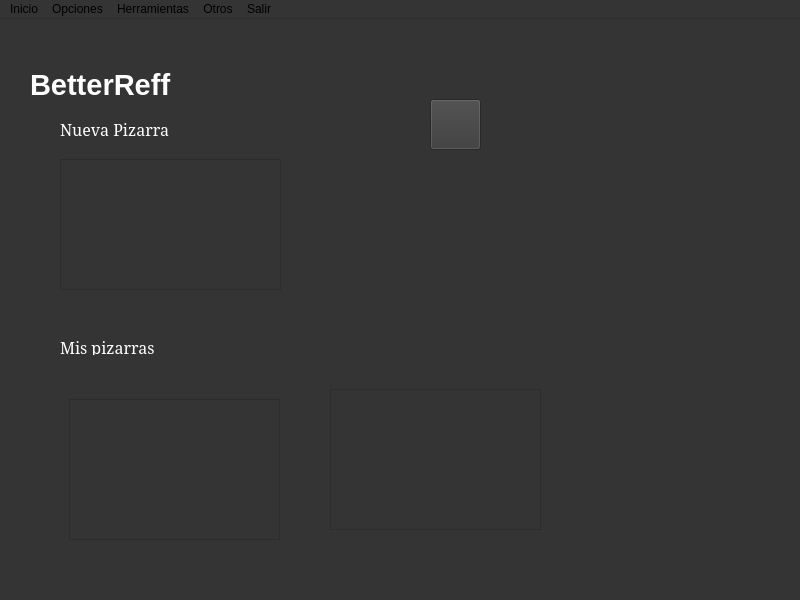
<?xml version="1.0" encoding="UTF-8"?>
<ui version="4.0">
 <class>MainWindow</class>
 <widget class="QMainWindow" name="MainWindow">
  <property name="geometry">
   <rect>
    <x>0</x>
    <y>0</y>
    <width>800</width>
    <height>600</height>
   </rect>
  </property>
  <property name="palette">
   <palette>
    <active>
     <colorrole role="WindowText">
      <brush brushstyle="SolidPattern">
       <color alpha="255">
        <red>255</red>
        <green>255</green>
        <blue>255</blue>
       </color>
      </brush>
     </colorrole>
     <colorrole role="Button">
      <brush brushstyle="SolidPattern">
       <color alpha="255">
        <red>52</red>
        <green>52</green>
        <blue>52</blue>
       </color>
      </brush>
     </colorrole>
     <colorrole role="Light">
      <brush brushstyle="SolidPattern">
       <color alpha="255">
        <red>78</red>
        <green>78</green>
        <blue>78</blue>
       </color>
      </brush>
     </colorrole>
     <colorrole role="Midlight">
      <brush brushstyle="SolidPattern">
       <color alpha="255">
        <red>65</red>
        <green>65</green>
        <blue>65</blue>
       </color>
      </brush>
     </colorrole>
     <colorrole role="Dark">
      <brush brushstyle="SolidPattern">
       <color alpha="255">
        <red>26</red>
        <green>26</green>
        <blue>26</blue>
       </color>
      </brush>
     </colorrole>
     <colorrole role="Mid">
      <brush brushstyle="SolidPattern">
       <color alpha="255">
        <red>35</red>
        <green>35</green>
        <blue>35</blue>
       </color>
      </brush>
     </colorrole>
     <colorrole role="Text">
      <brush brushstyle="SolidPattern">
       <color alpha="255">
        <red>255</red>
        <green>255</green>
        <blue>255</blue>
       </color>
      </brush>
     </colorrole>
     <colorrole role="BrightText">
      <brush brushstyle="SolidPattern">
       <color alpha="255">
        <red>255</red>
        <green>255</green>
        <blue>255</blue>
       </color>
      </brush>
     </colorrole>
     <colorrole role="ButtonText">
      <brush brushstyle="SolidPattern">
       <color alpha="255">
        <red>255</red>
        <green>255</green>
        <blue>255</blue>
       </color>
      </brush>
     </colorrole>
     <colorrole role="Base">
      <brush brushstyle="SolidPattern">
       <color alpha="255">
        <red>0</red>
        <green>0</green>
        <blue>0</blue>
       </color>
      </brush>
     </colorrole>
     <colorrole role="Window">
      <brush brushstyle="SolidPattern">
       <color alpha="255">
        <red>52</red>
        <green>52</green>
        <blue>52</blue>
       </color>
      </brush>
     </colorrole>
     <colorrole role="Shadow">
      <brush brushstyle="SolidPattern">
       <color alpha="255">
        <red>0</red>
        <green>0</green>
        <blue>0</blue>
       </color>
      </brush>
     </colorrole>
     <colorrole role="AlternateBase">
      <brush brushstyle="SolidPattern">
       <color alpha="255">
        <red>26</red>
        <green>26</green>
        <blue>26</blue>
       </color>
      </brush>
     </colorrole>
     <colorrole role="ToolTipBase">
      <brush brushstyle="SolidPattern">
       <color alpha="255">
        <red>255</red>
        <green>255</green>
        <blue>220</blue>
       </color>
      </brush>
     </colorrole>
     <colorrole role="ToolTipText">
      <brush brushstyle="SolidPattern">
       <color alpha="255">
        <red>0</red>
        <green>0</green>
        <blue>0</blue>
       </color>
      </brush>
     </colorrole>
     <colorrole role="PlaceholderText">
      <brush brushstyle="SolidPattern">
       <color alpha="127">
        <red>255</red>
        <green>255</green>
        <blue>255</blue>
       </color>
      </brush>
     </colorrole>
     <colorrole role="Accent">
      <brush brushstyle="SolidPattern">
       <color alpha="255">
        <red>0</red>
        <green>0</green>
        <blue>0</blue>
       </color>
      </brush>
     </colorrole>
    </active>
    <inactive>
     <colorrole role="WindowText">
      <brush brushstyle="SolidPattern">
       <color alpha="255">
        <red>255</red>
        <green>255</green>
        <blue>255</blue>
       </color>
      </brush>
     </colorrole>
     <colorrole role="Button">
      <brush brushstyle="SolidPattern">
       <color alpha="255">
        <red>52</red>
        <green>52</green>
        <blue>52</blue>
       </color>
      </brush>
     </colorrole>
     <colorrole role="Light">
      <brush brushstyle="SolidPattern">
       <color alpha="255">
        <red>78</red>
        <green>78</green>
        <blue>78</blue>
       </color>
      </brush>
     </colorrole>
     <colorrole role="Midlight">
      <brush brushstyle="SolidPattern">
       <color alpha="255">
        <red>65</red>
        <green>65</green>
        <blue>65</blue>
       </color>
      </brush>
     </colorrole>
     <colorrole role="Dark">
      <brush brushstyle="SolidPattern">
       <color alpha="255">
        <red>26</red>
        <green>26</green>
        <blue>26</blue>
       </color>
      </brush>
     </colorrole>
     <colorrole role="Mid">
      <brush brushstyle="SolidPattern">
       <color alpha="255">
        <red>35</red>
        <green>35</green>
        <blue>35</blue>
       </color>
      </brush>
     </colorrole>
     <colorrole role="Text">
      <brush brushstyle="SolidPattern">
       <color alpha="255">
        <red>255</red>
        <green>255</green>
        <blue>255</blue>
       </color>
      </brush>
     </colorrole>
     <colorrole role="BrightText">
      <brush brushstyle="SolidPattern">
       <color alpha="255">
        <red>255</red>
        <green>255</green>
        <blue>255</blue>
       </color>
      </brush>
     </colorrole>
     <colorrole role="ButtonText">
      <brush brushstyle="SolidPattern">
       <color alpha="255">
        <red>255</red>
        <green>255</green>
        <blue>255</blue>
       </color>
      </brush>
     </colorrole>
     <colorrole role="Base">
      <brush brushstyle="SolidPattern">
       <color alpha="255">
        <red>0</red>
        <green>0</green>
        <blue>0</blue>
       </color>
      </brush>
     </colorrole>
     <colorrole role="Window">
      <brush brushstyle="SolidPattern">
       <color alpha="255">
        <red>52</red>
        <green>52</green>
        <blue>52</blue>
       </color>
      </brush>
     </colorrole>
     <colorrole role="Shadow">
      <brush brushstyle="SolidPattern">
       <color alpha="255">
        <red>0</red>
        <green>0</green>
        <blue>0</blue>
       </color>
      </brush>
     </colorrole>
     <colorrole role="AlternateBase">
      <brush brushstyle="SolidPattern">
       <color alpha="255">
        <red>26</red>
        <green>26</green>
        <blue>26</blue>
       </color>
      </brush>
     </colorrole>
     <colorrole role="ToolTipBase">
      <brush brushstyle="SolidPattern">
       <color alpha="255">
        <red>255</red>
        <green>255</green>
        <blue>220</blue>
       </color>
      </brush>
     </colorrole>
     <colorrole role="ToolTipText">
      <brush brushstyle="SolidPattern">
       <color alpha="255">
        <red>0</red>
        <green>0</green>
        <blue>0</blue>
       </color>
      </brush>
     </colorrole>
     <colorrole role="PlaceholderText">
      <brush brushstyle="SolidPattern">
       <color alpha="127">
        <red>255</red>
        <green>255</green>
        <blue>255</blue>
       </color>
      </brush>
     </colorrole>
     <colorrole role="Accent">
      <brush brushstyle="SolidPattern">
       <color alpha="255">
        <red>0</red>
        <green>0</green>
        <blue>0</blue>
       </color>
      </brush>
     </colorrole>
    </inactive>
    <disabled>
     <colorrole role="WindowText">
      <brush brushstyle="SolidPattern">
       <color alpha="255">
        <red>26</red>
        <green>26</green>
        <blue>26</blue>
       </color>
      </brush>
     </colorrole>
     <colorrole role="Button">
      <brush brushstyle="SolidPattern">
       <color alpha="255">
        <red>52</red>
        <green>52</green>
        <blue>52</blue>
       </color>
      </brush>
     </colorrole>
     <colorrole role="Light">
      <brush brushstyle="SolidPattern">
       <color alpha="255">
        <red>78</red>
        <green>78</green>
        <blue>78</blue>
       </color>
      </brush>
     </colorrole>
     <colorrole role="Midlight">
      <brush brushstyle="SolidPattern">
       <color alpha="255">
        <red>65</red>
        <green>65</green>
        <blue>65</blue>
       </color>
      </brush>
     </colorrole>
     <colorrole role="Dark">
      <brush brushstyle="SolidPattern">
       <color alpha="255">
        <red>26</red>
        <green>26</green>
        <blue>26</blue>
       </color>
      </brush>
     </colorrole>
     <colorrole role="Mid">
      <brush brushstyle="SolidPattern">
       <color alpha="255">
        <red>35</red>
        <green>35</green>
        <blue>35</blue>
       </color>
      </brush>
     </colorrole>
     <colorrole role="Text">
      <brush brushstyle="SolidPattern">
       <color alpha="255">
        <red>26</red>
        <green>26</green>
        <blue>26</blue>
       </color>
      </brush>
     </colorrole>
     <colorrole role="BrightText">
      <brush brushstyle="SolidPattern">
       <color alpha="255">
        <red>255</red>
        <green>255</green>
        <blue>255</blue>
       </color>
      </brush>
     </colorrole>
     <colorrole role="ButtonText">
      <brush brushstyle="SolidPattern">
       <color alpha="255">
        <red>26</red>
        <green>26</green>
        <blue>26</blue>
       </color>
      </brush>
     </colorrole>
     <colorrole role="Base">
      <brush brushstyle="SolidPattern">
       <color alpha="255">
        <red>52</red>
        <green>52</green>
        <blue>52</blue>
       </color>
      </brush>
     </colorrole>
     <colorrole role="Window">
      <brush brushstyle="SolidPattern">
       <color alpha="255">
        <red>52</red>
        <green>52</green>
        <blue>52</blue>
       </color>
      </brush>
     </colorrole>
     <colorrole role="Shadow">
      <brush brushstyle="SolidPattern">
       <color alpha="255">
        <red>0</red>
        <green>0</green>
        <blue>0</blue>
       </color>
      </brush>
     </colorrole>
     <colorrole role="AlternateBase">
      <brush brushstyle="SolidPattern">
       <color alpha="255">
        <red>52</red>
        <green>52</green>
        <blue>52</blue>
       </color>
      </brush>
     </colorrole>
     <colorrole role="ToolTipBase">
      <brush brushstyle="SolidPattern">
       <color alpha="255">
        <red>255</red>
        <green>255</green>
        <blue>220</blue>
       </color>
      </brush>
     </colorrole>
     <colorrole role="ToolTipText">
      <brush brushstyle="SolidPattern">
       <color alpha="255">
        <red>0</red>
        <green>0</green>
        <blue>0</blue>
       </color>
      </brush>
     </colorrole>
     <colorrole role="PlaceholderText">
      <brush brushstyle="SolidPattern">
       <color alpha="127">
        <red>26</red>
        <green>26</green>
        <blue>26</blue>
       </color>
      </brush>
     </colorrole>
     <colorrole role="Accent">
      <brush brushstyle="SolidPattern">
       <color alpha="255">
        <red>37</red>
        <green>37</green>
        <blue>37</blue>
       </color>
      </brush>
     </colorrole>
    </disabled>
   </palette>
  </property>
  <property name="windowTitle">
   <string>MainWindow</string>
  </property>
  <property name="windowOpacity">
   <double>1.000000000000000</double>
  </property>
  <widget class="QWidget" name="centralwidget">
   <property name="palette">
    <palette>
     <active>
      <colorrole role="WindowText">
       <brush brushstyle="SolidPattern">
        <color alpha="255">
         <red>255</red>
         <green>255</green>
         <blue>255</blue>
        </color>
       </brush>
      </colorrole>
      <colorrole role="Button">
       <brush brushstyle="SolidPattern">
        <color alpha="255">
         <red>58</red>
         <green>58</green>
         <blue>58</blue>
        </color>
       </brush>
      </colorrole>
      <colorrole role="Light">
       <brush brushstyle="SolidPattern">
        <color alpha="255">
         <red>87</red>
         <green>87</green>
         <blue>87</blue>
        </color>
       </brush>
      </colorrole>
      <colorrole role="Midlight">
       <brush brushstyle="SolidPattern">
        <color alpha="255">
         <red>72</red>
         <green>72</green>
         <blue>72</blue>
        </color>
       </brush>
      </colorrole>
      <colorrole role="Dark">
       <brush brushstyle="SolidPattern">
        <color alpha="255">
         <red>29</red>
         <green>29</green>
         <blue>29</blue>
        </color>
       </brush>
      </colorrole>
      <colorrole role="Mid">
       <brush brushstyle="SolidPattern">
        <color alpha="255">
         <red>39</red>
         <green>39</green>
         <blue>39</blue>
        </color>
       </brush>
      </colorrole>
      <colorrole role="Text">
       <brush brushstyle="SolidPattern">
        <color alpha="255">
         <red>255</red>
         <green>255</green>
         <blue>255</blue>
        </color>
       </brush>
      </colorrole>
      <colorrole role="BrightText">
       <brush brushstyle="SolidPattern">
        <color alpha="255">
         <red>255</red>
         <green>255</green>
         <blue>255</blue>
        </color>
       </brush>
      </colorrole>
      <colorrole role="ButtonText">
       <brush brushstyle="SolidPattern">
        <color alpha="255">
         <red>255</red>
         <green>255</green>
         <blue>255</blue>
        </color>
       </brush>
      </colorrole>
      <colorrole role="Base">
       <brush brushstyle="SolidPattern">
        <color alpha="255">
         <red>0</red>
         <green>0</green>
         <blue>0</blue>
        </color>
       </brush>
      </colorrole>
      <colorrole role="Window">
       <brush brushstyle="SolidPattern">
        <color alpha="255">
         <red>58</red>
         <green>58</green>
         <blue>58</blue>
        </color>
       </brush>
      </colorrole>
      <colorrole role="Shadow">
       <brush brushstyle="SolidPattern">
        <color alpha="255">
         <red>0</red>
         <green>0</green>
         <blue>0</blue>
        </color>
       </brush>
      </colorrole>
      <colorrole role="AlternateBase">
       <brush brushstyle="SolidPattern">
        <color alpha="255">
         <red>29</red>
         <green>29</green>
         <blue>29</blue>
        </color>
       </brush>
      </colorrole>
      <colorrole role="ToolTipBase">
       <brush brushstyle="SolidPattern">
        <color alpha="255">
         <red>255</red>
         <green>255</green>
         <blue>220</blue>
        </color>
       </brush>
      </colorrole>
      <colorrole role="ToolTipText">
       <brush brushstyle="SolidPattern">
        <color alpha="255">
         <red>0</red>
         <green>0</green>
         <blue>0</blue>
        </color>
       </brush>
      </colorrole>
      <colorrole role="PlaceholderText">
       <brush brushstyle="SolidPattern">
        <color alpha="127">
         <red>255</red>
         <green>255</green>
         <blue>255</blue>
        </color>
       </brush>
      </colorrole>
      <colorrole role="Accent">
       <brush brushstyle="SolidPattern">
        <color alpha="255">
         <red>0</red>
         <green>0</green>
         <blue>0</blue>
        </color>
       </brush>
      </colorrole>
     </active>
     <inactive>
      <colorrole role="WindowText">
       <brush brushstyle="SolidPattern">
        <color alpha="255">
         <red>255</red>
         <green>255</green>
         <blue>255</blue>
        </color>
       </brush>
      </colorrole>
      <colorrole role="Button">
       <brush brushstyle="SolidPattern">
        <color alpha="255">
         <red>58</red>
         <green>58</green>
         <blue>58</blue>
        </color>
       </brush>
      </colorrole>
      <colorrole role="Light">
       <brush brushstyle="SolidPattern">
        <color alpha="255">
         <red>87</red>
         <green>87</green>
         <blue>87</blue>
        </color>
       </brush>
      </colorrole>
      <colorrole role="Midlight">
       <brush brushstyle="SolidPattern">
        <color alpha="255">
         <red>72</red>
         <green>72</green>
         <blue>72</blue>
        </color>
       </brush>
      </colorrole>
      <colorrole role="Dark">
       <brush brushstyle="SolidPattern">
        <color alpha="255">
         <red>29</red>
         <green>29</green>
         <blue>29</blue>
        </color>
       </brush>
      </colorrole>
      <colorrole role="Mid">
       <brush brushstyle="SolidPattern">
        <color alpha="255">
         <red>39</red>
         <green>39</green>
         <blue>39</blue>
        </color>
       </brush>
      </colorrole>
      <colorrole role="Text">
       <brush brushstyle="SolidPattern">
        <color alpha="255">
         <red>255</red>
         <green>255</green>
         <blue>255</blue>
        </color>
       </brush>
      </colorrole>
      <colorrole role="BrightText">
       <brush brushstyle="SolidPattern">
        <color alpha="255">
         <red>255</red>
         <green>255</green>
         <blue>255</blue>
        </color>
       </brush>
      </colorrole>
      <colorrole role="ButtonText">
       <brush brushstyle="SolidPattern">
        <color alpha="255">
         <red>255</red>
         <green>255</green>
         <blue>255</blue>
        </color>
       </brush>
      </colorrole>
      <colorrole role="Base">
       <brush brushstyle="SolidPattern">
        <color alpha="255">
         <red>0</red>
         <green>0</green>
         <blue>0</blue>
        </color>
       </brush>
      </colorrole>
      <colorrole role="Window">
       <brush brushstyle="SolidPattern">
        <color alpha="255">
         <red>58</red>
         <green>58</green>
         <blue>58</blue>
        </color>
       </brush>
      </colorrole>
      <colorrole role="Shadow">
       <brush brushstyle="SolidPattern">
        <color alpha="255">
         <red>0</red>
         <green>0</green>
         <blue>0</blue>
        </color>
       </brush>
      </colorrole>
      <colorrole role="AlternateBase">
       <brush brushstyle="SolidPattern">
        <color alpha="255">
         <red>29</red>
         <green>29</green>
         <blue>29</blue>
        </color>
       </brush>
      </colorrole>
      <colorrole role="ToolTipBase">
       <brush brushstyle="SolidPattern">
        <color alpha="255">
         <red>255</red>
         <green>255</green>
         <blue>220</blue>
        </color>
       </brush>
      </colorrole>
      <colorrole role="ToolTipText">
       <brush brushstyle="SolidPattern">
        <color alpha="255">
         <red>0</red>
         <green>0</green>
         <blue>0</blue>
        </color>
       </brush>
      </colorrole>
      <colorrole role="PlaceholderText">
       <brush brushstyle="SolidPattern">
        <color alpha="127">
         <red>255</red>
         <green>255</green>
         <blue>255</blue>
        </color>
       </brush>
      </colorrole>
      <colorrole role="Accent">
       <brush brushstyle="SolidPattern">
        <color alpha="255">
         <red>0</red>
         <green>0</green>
         <blue>0</blue>
        </color>
       </brush>
      </colorrole>
     </inactive>
     <disabled>
      <colorrole role="WindowText">
       <brush brushstyle="SolidPattern">
        <color alpha="255">
         <red>29</red>
         <green>29</green>
         <blue>29</blue>
        </color>
       </brush>
      </colorrole>
      <colorrole role="Button">
       <brush brushstyle="SolidPattern">
        <color alpha="255">
         <red>58</red>
         <green>58</green>
         <blue>58</blue>
        </color>
       </brush>
      </colorrole>
      <colorrole role="Light">
       <brush brushstyle="SolidPattern">
        <color alpha="255">
         <red>87</red>
         <green>87</green>
         <blue>87</blue>
        </color>
       </brush>
      </colorrole>
      <colorrole role="Midlight">
       <brush brushstyle="SolidPattern">
        <color alpha="255">
         <red>72</red>
         <green>72</green>
         <blue>72</blue>
        </color>
       </brush>
      </colorrole>
      <colorrole role="Dark">
       <brush brushstyle="SolidPattern">
        <color alpha="255">
         <red>29</red>
         <green>29</green>
         <blue>29</blue>
        </color>
       </brush>
      </colorrole>
      <colorrole role="Mid">
       <brush brushstyle="SolidPattern">
        <color alpha="255">
         <red>39</red>
         <green>39</green>
         <blue>39</blue>
        </color>
       </brush>
      </colorrole>
      <colorrole role="Text">
       <brush brushstyle="SolidPattern">
        <color alpha="255">
         <red>29</red>
         <green>29</green>
         <blue>29</blue>
        </color>
       </brush>
      </colorrole>
      <colorrole role="BrightText">
       <brush brushstyle="SolidPattern">
        <color alpha="255">
         <red>255</red>
         <green>255</green>
         <blue>255</blue>
        </color>
       </brush>
      </colorrole>
      <colorrole role="ButtonText">
       <brush brushstyle="SolidPattern">
        <color alpha="255">
         <red>29</red>
         <green>29</green>
         <blue>29</blue>
        </color>
       </brush>
      </colorrole>
      <colorrole role="Base">
       <brush brushstyle="SolidPattern">
        <color alpha="255">
         <red>58</red>
         <green>58</green>
         <blue>58</blue>
        </color>
       </brush>
      </colorrole>
      <colorrole role="Window">
       <brush brushstyle="SolidPattern">
        <color alpha="255">
         <red>58</red>
         <green>58</green>
         <blue>58</blue>
        </color>
       </brush>
      </colorrole>
      <colorrole role="Shadow">
       <brush brushstyle="SolidPattern">
        <color alpha="255">
         <red>0</red>
         <green>0</green>
         <blue>0</blue>
        </color>
       </brush>
      </colorrole>
      <colorrole role="AlternateBase">
       <brush brushstyle="SolidPattern">
        <color alpha="255">
         <red>58</red>
         <green>58</green>
         <blue>58</blue>
        </color>
       </brush>
      </colorrole>
      <colorrole role="ToolTipBase">
       <brush brushstyle="SolidPattern">
        <color alpha="255">
         <red>255</red>
         <green>255</green>
         <blue>220</blue>
        </color>
       </brush>
      </colorrole>
      <colorrole role="ToolTipText">
       <brush brushstyle="SolidPattern">
        <color alpha="255">
         <red>0</red>
         <green>0</green>
         <blue>0</blue>
        </color>
       </brush>
      </colorrole>
      <colorrole role="PlaceholderText">
       <brush brushstyle="SolidPattern">
        <color alpha="127">
         <red>29</red>
         <green>29</green>
         <blue>29</blue>
        </color>
       </brush>
      </colorrole>
      <colorrole role="Accent">
       <brush brushstyle="SolidPattern">
        <color alpha="255">
         <red>41</red>
         <green>41</green>
         <blue>41</blue>
        </color>
       </brush>
      </colorrole>
     </disabled>
    </palette>
   </property>
   <widget class="QLabel" name="label_2">
    <property name="geometry">
     <rect>
      <x>60</x>
      <y>100</y>
      <width>121</width>
      <height>21</height>
     </rect>
    </property>
    <property name="font">
     <font>
      <family>Elephant</family>
      <pointsize>12</pointsize>
     </font>
    </property>
    <property name="text">
     <string>Nueva Pizarra</string>
    </property>
   </widget>
   <widget class="QFrame" name="frame">
    <property name="geometry">
     <rect>
      <x>60</x>
      <y>140</y>
      <width>221</width>
      <height>131</height>
     </rect>
    </property>
    <property name="frameShape">
     <enum>QFrame::Shape::StyledPanel</enum>
    </property>
    <property name="frameShadow">
     <enum>QFrame::Shadow::Raised</enum>
    </property>
   </widget>
   <widget class="QLabel" name="label">
    <property name="geometry">
     <rect>
      <x>30</x>
      <y>40</y>
      <width>151</width>
      <height>51</height>
     </rect>
    </property>
    <property name="font">
     <font>
      <pointsize>22</pointsize>
      <bold>true</bold>
     </font>
    </property>
    <property name="text">
     <string>BetterReff</string>
    </property>
   </widget>
   <widget class="QLabel" name="label_3">
    <property name="geometry">
     <rect>
      <x>60</x>
      <y>320</y>
      <width>111</width>
      <height>16</height>
     </rect>
    </property>
    <property name="font">
     <font>
      <family>Elephant</family>
      <pointsize>12</pointsize>
     </font>
    </property>
    <property name="text">
     <string>Mis pizarras</string>
    </property>
   </widget>
   <widget class="QFrame" name="frame_2">
    <property name="geometry">
     <rect>
      <x>69</x>
      <y>380</y>
      <width>211</width>
      <height>141</height>
     </rect>
    </property>
    <property name="frameShape">
     <enum>QFrame::Shape::StyledPanel</enum>
    </property>
    <property name="frameShadow">
     <enum>QFrame::Shadow::Raised</enum>
    </property>
   </widget>
   <widget class="QFrame" name="frame_3">
    <property name="geometry">
     <rect>
      <x>330</x>
      <y>370</y>
      <width>211</width>
      <height>141</height>
     </rect>
    </property>
    <property name="frameShape">
     <enum>QFrame::Shape::StyledPanel</enum>
    </property>
    <property name="frameShadow">
     <enum>QFrame::Shadow::Raised</enum>
    </property>
   </widget>
   <widget class="QLabel" name="label_4">
    <property name="geometry">
     <rect>
      <x>490</x>
      <y>10</y>
      <width>111</width>
      <height>101</height>
     </rect>
    </property>
    <property name="text">
     <string/>
    </property>
    <property name="pixmap">
     <pixmap>Proyectos 6/assets-UI/Untitled-1 (1).png</pixmap>
    </property>
   </widget>
   <widget class="QPushButton" name="pushButton">
    <property name="geometry">
     <rect>
      <x>430</x>
      <y>80</y>
      <width>51</width>
      <height>51</height>
     </rect>
    </property>
    <property name="text">
     <string/>
    </property>
    <property name="icon">
     <iconset>
      <normaloff>../../mas (2).png</normaloff>../../mas (2).png</iconset>
    </property>
    <property name="iconSize">
     <size>
      <width>42</width>
      <height>42</height>
     </size>
    </property>
   </widget>
  </widget>
  <widget class="QMenuBar" name="menubar">
   <property name="geometry">
    <rect>
     <x>0</x>
     <y>0</y>
     <width>800</width>
     <height>22</height>
    </rect>
   </property>
   <property name="palette">
    <palette>
     <active>
      <colorrole role="WindowText">
       <brush brushstyle="SolidPattern">
        <color alpha="255">
         <red>255</red>
         <green>255</green>
         <blue>255</blue>
        </color>
       </brush>
      </colorrole>
      <colorrole role="Button">
       <brush brushstyle="SolidPattern">
        <color alpha="255">
         <red>255</red>
         <green>255</green>
         <blue>255</blue>
        </color>
       </brush>
      </colorrole>
      <colorrole role="ButtonText">
       <brush brushstyle="SolidPattern">
        <color alpha="255">
         <red>0</red>
         <green>0</green>
         <blue>0</blue>
        </color>
       </brush>
      </colorrole>
      <colorrole role="HighlightedText">
       <brush brushstyle="SolidPattern">
        <color alpha="255">
         <red>255</red>
         <green>255</green>
         <blue>255</blue>
        </color>
       </brush>
      </colorrole>
      <colorrole role="PlaceholderText">
       <brush brushstyle="SolidPattern">
        <color alpha="127">
         <red>255</red>
         <green>255</green>
         <blue>255</blue>
        </color>
       </brush>
      </colorrole>
     </active>
     <inactive>
      <colorrole role="WindowText">
       <brush brushstyle="SolidPattern">
        <color alpha="255">
         <red>255</red>
         <green>255</green>
         <blue>255</blue>
        </color>
       </brush>
      </colorrole>
      <colorrole role="Button">
       <brush brushstyle="SolidPattern">
        <color alpha="255">
         <red>255</red>
         <green>255</green>
         <blue>255</blue>
        </color>
       </brush>
      </colorrole>
      <colorrole role="ButtonText">
       <brush brushstyle="SolidPattern">
        <color alpha="255">
         <red>0</red>
         <green>0</green>
         <blue>0</blue>
        </color>
       </brush>
      </colorrole>
      <colorrole role="HighlightedText">
       <brush brushstyle="SolidPattern">
        <color alpha="255">
         <red>255</red>
         <green>255</green>
         <blue>255</blue>
        </color>
       </brush>
      </colorrole>
      <colorrole role="PlaceholderText">
       <brush brushstyle="SolidPattern">
        <color alpha="127">
         <red>255</red>
         <green>255</green>
         <blue>255</blue>
        </color>
       </brush>
      </colorrole>
     </inactive>
     <disabled>
      <colorrole role="Button">
       <brush brushstyle="SolidPattern">
        <color alpha="255">
         <red>255</red>
         <green>255</green>
         <blue>255</blue>
        </color>
       </brush>
      </colorrole>
      <colorrole role="HighlightedText">
       <brush brushstyle="SolidPattern">
        <color alpha="255">
         <red>255</red>
         <green>255</green>
         <blue>255</blue>
        </color>
       </brush>
      </colorrole>
      <colorrole role="PlaceholderText">
       <brush brushstyle="SolidPattern">
        <color alpha="127">
         <red>255</red>
         <green>255</green>
         <blue>255</blue>
        </color>
       </brush>
      </colorrole>
     </disabled>
    </palette>
   </property>
   <widget class="QMenu" name="menuInicio">
    <property name="title">
     <string>Inicio</string>
    </property>
   </widget>
   <widget class="QMenu" name="menuOpciones">
    <property name="title">
     <string>Opciones</string>
    </property>
   </widget>
   <widget class="QMenu" name="menuHerramientas">
    <property name="palette">
     <palette>
      <active>
       <colorrole role="WindowText">
        <brush brushstyle="SolidPattern">
         <color alpha="255">
          <red>255</red>
          <green>255</green>
          <blue>255</blue>
         </color>
        </brush>
       </colorrole>
       <colorrole role="Button">
        <brush brushstyle="SolidPattern">
         <color alpha="255">
          <red>0</red>
          <green>0</green>
          <blue>0</blue>
         </color>
        </brush>
       </colorrole>
       <colorrole role="Light">
        <brush brushstyle="SolidPattern">
         <color alpha="255">
          <red>0</red>
          <green>0</green>
          <blue>0</blue>
         </color>
        </brush>
       </colorrole>
       <colorrole role="Midlight">
        <brush brushstyle="SolidPattern">
         <color alpha="255">
          <red>0</red>
          <green>0</green>
          <blue>0</blue>
         </color>
        </brush>
       </colorrole>
       <colorrole role="Dark">
        <brush brushstyle="SolidPattern">
         <color alpha="255">
          <red>0</red>
          <green>0</green>
          <blue>0</blue>
         </color>
        </brush>
       </colorrole>
       <colorrole role="Mid">
        <brush brushstyle="SolidPattern">
         <color alpha="255">
          <red>0</red>
          <green>0</green>
          <blue>0</blue>
         </color>
        </brush>
       </colorrole>
       <colorrole role="Text">
        <brush brushstyle="SolidPattern">
         <color alpha="255">
          <red>255</red>
          <green>255</green>
          <blue>255</blue>
         </color>
        </brush>
       </colorrole>
       <colorrole role="BrightText">
        <brush brushstyle="SolidPattern">
         <color alpha="255">
          <red>255</red>
          <green>255</green>
          <blue>255</blue>
         </color>
        </brush>
       </colorrole>
       <colorrole role="ButtonText">
        <brush brushstyle="SolidPattern">
         <color alpha="255">
          <red>255</red>
          <green>255</green>
          <blue>255</blue>
         </color>
        </brush>
       </colorrole>
       <colorrole role="Base">
        <brush brushstyle="SolidPattern">
         <color alpha="255">
          <red>0</red>
          <green>0</green>
          <blue>0</blue>
         </color>
        </brush>
       </colorrole>
       <colorrole role="Window">
        <brush brushstyle="SolidPattern">
         <color alpha="255">
          <red>0</red>
          <green>0</green>
          <blue>0</blue>
         </color>
        </brush>
       </colorrole>
       <colorrole role="Shadow">
        <brush brushstyle="SolidPattern">
         <color alpha="255">
          <red>0</red>
          <green>0</green>
          <blue>0</blue>
         </color>
        </brush>
       </colorrole>
       <colorrole role="AlternateBase">
        <brush brushstyle="SolidPattern">
         <color alpha="255">
          <red>0</red>
          <green>0</green>
          <blue>0</blue>
         </color>
        </brush>
       </colorrole>
       <colorrole role="ToolTipBase">
        <brush brushstyle="SolidPattern">
         <color alpha="255">
          <red>255</red>
          <green>255</green>
          <blue>220</blue>
         </color>
        </brush>
       </colorrole>
       <colorrole role="ToolTipText">
        <brush brushstyle="SolidPattern">
         <color alpha="255">
          <red>0</red>
          <green>0</green>
          <blue>0</blue>
         </color>
        </brush>
       </colorrole>
       <colorrole role="PlaceholderText">
        <brush brushstyle="SolidPattern">
         <color alpha="127">
          <red>255</red>
          <green>255</green>
          <blue>255</blue>
         </color>
        </brush>
       </colorrole>
       <colorrole role="Accent">
        <brush brushstyle="SolidPattern">
         <color alpha="255">
          <red>0</red>
          <green>0</green>
          <blue>0</blue>
         </color>
        </brush>
       </colorrole>
      </active>
      <inactive>
       <colorrole role="WindowText">
        <brush brushstyle="SolidPattern">
         <color alpha="255">
          <red>255</red>
          <green>255</green>
          <blue>255</blue>
         </color>
        </brush>
       </colorrole>
       <colorrole role="Button">
        <brush brushstyle="SolidPattern">
         <color alpha="255">
          <red>0</red>
          <green>0</green>
          <blue>0</blue>
         </color>
        </brush>
       </colorrole>
       <colorrole role="Light">
        <brush brushstyle="SolidPattern">
         <color alpha="255">
          <red>0</red>
          <green>0</green>
          <blue>0</blue>
         </color>
        </brush>
       </colorrole>
       <colorrole role="Midlight">
        <brush brushstyle="SolidPattern">
         <color alpha="255">
          <red>0</red>
          <green>0</green>
          <blue>0</blue>
         </color>
        </brush>
       </colorrole>
       <colorrole role="Dark">
        <brush brushstyle="SolidPattern">
         <color alpha="255">
          <red>0</red>
          <green>0</green>
          <blue>0</blue>
         </color>
        </brush>
       </colorrole>
       <colorrole role="Mid">
        <brush brushstyle="SolidPattern">
         <color alpha="255">
          <red>0</red>
          <green>0</green>
          <blue>0</blue>
         </color>
        </brush>
       </colorrole>
       <colorrole role="Text">
        <brush brushstyle="SolidPattern">
         <color alpha="255">
          <red>255</red>
          <green>255</green>
          <blue>255</blue>
         </color>
        </brush>
       </colorrole>
       <colorrole role="BrightText">
        <brush brushstyle="SolidPattern">
         <color alpha="255">
          <red>255</red>
          <green>255</green>
          <blue>255</blue>
         </color>
        </brush>
       </colorrole>
       <colorrole role="ButtonText">
        <brush brushstyle="SolidPattern">
         <color alpha="255">
          <red>255</red>
          <green>255</green>
          <blue>255</blue>
         </color>
        </brush>
       </colorrole>
       <colorrole role="Base">
        <brush brushstyle="SolidPattern">
         <color alpha="255">
          <red>0</red>
          <green>0</green>
          <blue>0</blue>
         </color>
        </brush>
       </colorrole>
       <colorrole role="Window">
        <brush brushstyle="SolidPattern">
         <color alpha="255">
          <red>0</red>
          <green>0</green>
          <blue>0</blue>
         </color>
        </brush>
       </colorrole>
       <colorrole role="Shadow">
        <brush brushstyle="SolidPattern">
         <color alpha="255">
          <red>0</red>
          <green>0</green>
          <blue>0</blue>
         </color>
        </brush>
       </colorrole>
       <colorrole role="AlternateBase">
        <brush brushstyle="SolidPattern">
         <color alpha="255">
          <red>0</red>
          <green>0</green>
          <blue>0</blue>
         </color>
        </brush>
       </colorrole>
       <colorrole role="ToolTipBase">
        <brush brushstyle="SolidPattern">
         <color alpha="255">
          <red>255</red>
          <green>255</green>
          <blue>220</blue>
         </color>
        </brush>
       </colorrole>
       <colorrole role="ToolTipText">
        <brush brushstyle="SolidPattern">
         <color alpha="255">
          <red>0</red>
          <green>0</green>
          <blue>0</blue>
         </color>
        </brush>
       </colorrole>
       <colorrole role="PlaceholderText">
        <brush brushstyle="SolidPattern">
         <color alpha="127">
          <red>255</red>
          <green>255</green>
          <blue>255</blue>
         </color>
        </brush>
       </colorrole>
       <colorrole role="Accent">
        <brush brushstyle="SolidPattern">
         <color alpha="255">
          <red>0</red>
          <green>0</green>
          <blue>0</blue>
         </color>
        </brush>
       </colorrole>
      </inactive>
      <disabled>
       <colorrole role="WindowText">
        <brush brushstyle="SolidPattern">
         <color alpha="255">
          <red>0</red>
          <green>0</green>
          <blue>0</blue>
         </color>
        </brush>
       </colorrole>
       <colorrole role="Button">
        <brush brushstyle="SolidPattern">
         <color alpha="255">
          <red>0</red>
          <green>0</green>
          <blue>0</blue>
         </color>
        </brush>
       </colorrole>
       <colorrole role="Light">
        <brush brushstyle="SolidPattern">
         <color alpha="255">
          <red>0</red>
          <green>0</green>
          <blue>0</blue>
         </color>
        </brush>
       </colorrole>
       <colorrole role="Midlight">
        <brush brushstyle="SolidPattern">
         <color alpha="255">
          <red>0</red>
          <green>0</green>
          <blue>0</blue>
         </color>
        </brush>
       </colorrole>
       <colorrole role="Dark">
        <brush brushstyle="SolidPattern">
         <color alpha="255">
          <red>0</red>
          <green>0</green>
          <blue>0</blue>
         </color>
        </brush>
       </colorrole>
       <colorrole role="Mid">
        <brush brushstyle="SolidPattern">
         <color alpha="255">
          <red>0</red>
          <green>0</green>
          <blue>0</blue>
         </color>
        </brush>
       </colorrole>
       <colorrole role="Text">
        <brush brushstyle="SolidPattern">
         <color alpha="255">
          <red>0</red>
          <green>0</green>
          <blue>0</blue>
         </color>
        </brush>
       </colorrole>
       <colorrole role="BrightText">
        <brush brushstyle="SolidPattern">
         <color alpha="255">
          <red>255</red>
          <green>255</green>
          <blue>255</blue>
         </color>
        </brush>
       </colorrole>
       <colorrole role="ButtonText">
        <brush brushstyle="SolidPattern">
         <color alpha="255">
          <red>0</red>
          <green>0</green>
          <blue>0</blue>
         </color>
        </brush>
       </colorrole>
       <colorrole role="Base">
        <brush brushstyle="SolidPattern">
         <color alpha="255">
          <red>0</red>
          <green>0</green>
          <blue>0</blue>
         </color>
        </brush>
       </colorrole>
       <colorrole role="Window">
        <brush brushstyle="SolidPattern">
         <color alpha="255">
          <red>0</red>
          <green>0</green>
          <blue>0</blue>
         </color>
        </brush>
       </colorrole>
       <colorrole role="Shadow">
        <brush brushstyle="SolidPattern">
         <color alpha="255">
          <red>0</red>
          <green>0</green>
          <blue>0</blue>
         </color>
        </brush>
       </colorrole>
       <colorrole role="AlternateBase">
        <brush brushstyle="SolidPattern">
         <color alpha="255">
          <red>0</red>
          <green>0</green>
          <blue>0</blue>
         </color>
        </brush>
       </colorrole>
       <colorrole role="ToolTipBase">
        <brush brushstyle="SolidPattern">
         <color alpha="255">
          <red>255</red>
          <green>255</green>
          <blue>220</blue>
         </color>
        </brush>
       </colorrole>
       <colorrole role="ToolTipText">
        <brush brushstyle="SolidPattern">
         <color alpha="255">
          <red>0</red>
          <green>0</green>
          <blue>0</blue>
         </color>
        </brush>
       </colorrole>
       <colorrole role="PlaceholderText">
        <brush brushstyle="SolidPattern">
         <color alpha="127">
          <red>0</red>
          <green>0</green>
          <blue>0</blue>
         </color>
        </brush>
       </colorrole>
       <colorrole role="Accent">
        <brush brushstyle="SolidPattern">
         <color alpha="255">
          <red>0</red>
          <green>0</green>
          <blue>0</blue>
         </color>
        </brush>
       </colorrole>
      </disabled>
     </palette>
    </property>
    <property name="title">
     <string>Herramientas</string>
    </property>
   </widget>
   <widget class="QMenu" name="menuOtros">
    <property name="title">
     <string>Otros</string>
    </property>
   </widget>
   <widget class="QMenu" name="menuSalir">
    <property name="title">
     <string>Salir</string>
    </property>
   </widget>
   <addaction name="menuInicio"/>
   <addaction name="menuOpciones"/>
   <addaction name="menuHerramientas"/>
   <addaction name="menuOtros"/>
   <addaction name="menuSalir"/>
  </widget>
 </widget>
 <resources/>
 <connections/>
</ui>
